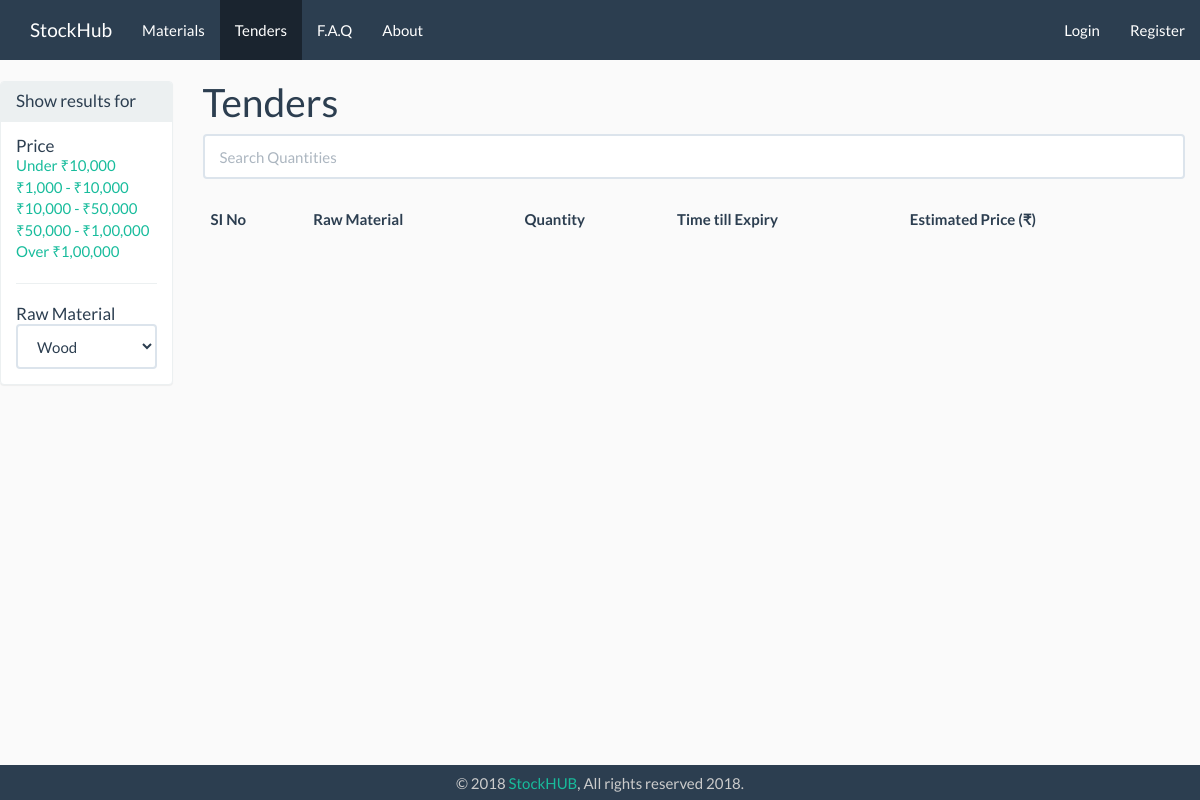
Before: /index.php/tenders with the older database file.
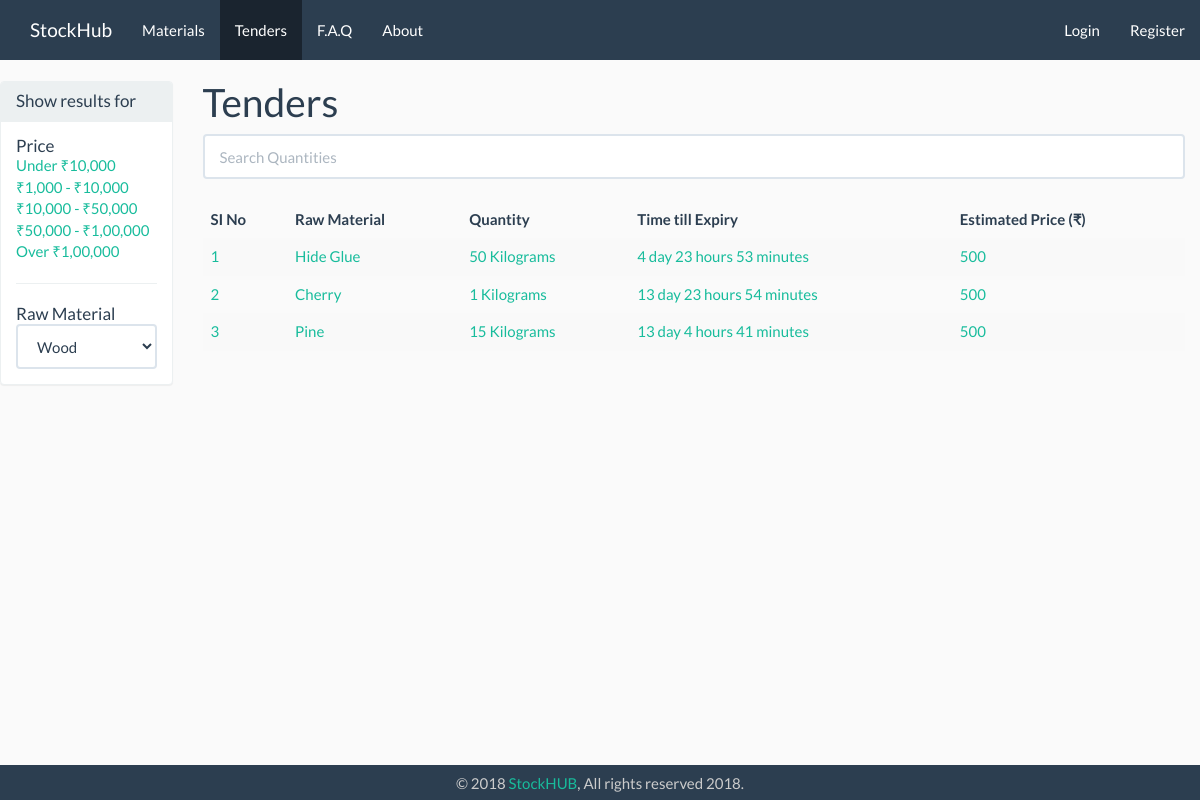
After: the same page with the newer database file.
### tables this page shows
CREATE TABLE `tender` (
  `tender_id` int(11) NOT NULL,
  `m_id` varchar(11) NOT NULL,
  `raw_material_id` int(11) NOT NULL,
  `tender_quantity` int(11) NOT NULL,
  `tender_quantity_unit` varchar(15) NOT NULL,
  `date_of_submission` date NOT NULL,
  `time_submission` time NOT NULL,
  `date_expire` date NOT NULL,
  `time_expire` time NOT NULL,
  `delivery_location` int(11) NOT NULL,
  `estimated_price` int(9) NOT NULL,
  `extra_info` text,
  `tender_status` set('active','ongoing','completed','expired','cancelled') NOT NULL
);

CREATE TABLE `raw_material` (
  `raw_material_id` int(11) NOT NULL,
  `rm_name` varchar(255) NOT NULL,
  `material_subcat_id` int(255) NOT NULL,
  `rm_slug` varchar(255) NOT NULL,
  `rm_pic` varchar(255) NOT NULL,
  `rm_desc` text NOT NULL,
  `rm_adv` text NOT NULL,
  `rm_disadv` text NOT NULL,
  `rm_created_at` timestamp NOT NULL DEFAULT CURRENT_TIMESTAMP ON UPDATE CURRENT_TIMESTAMP
);

### application/controllers/Tenders.php (called while the page is built, shortened)
<?php
	class Tenders extends CI_Controller{
		public function index(){
            $data['title'] = 'Tenders';
            $data['tenders'] = $this->tender_model->get_tenders();
            $this->load->view('templates/header', $data);
            $this->load->view('tenders/index', $data);
            $this->load->view('templates/footer');
        }
	}

### index.php (called while the page is built, shortened)
<?php
require_once BASEPATH.'core/CodeIgniter.php';

### application/helpers/utility_helper.php (called while the page is built)
<?php if ( ! defined('BASEPATH')) exit('No direct script access allowed');
if ( ! function_exists('asset_url()'))
{
  function asset_url()
  {
     return base_url().'assets/';
  }
}

### application/models/Tender_model.php (called while the page is built, shortened)
<?php
	class  Tender_model extends CI_Model{
        public function get_tenders($id = FALSE){
			$this->db->join('raw_material','raw_material.raw_material_id = tender.raw_material_id');
			if($id === FALSE){
				$query = $this->db->get('tender');
				return $query->result_array();
			}
			$this->db->join('manufacturers','manufacturers.m_id = tender.m_id');
			$this->db->join('material_subcat','material_subcat.subcat_id = raw_material.material_subcat_id');
			$query = $this->db->get_where('tender', array('tender_id' => $id));
			return $query->row_array();
		}
	}

### application/views/tenders/index.php (the view, shortened to what this page needs)
<div class="row">
    <div class="col-md-2">
        <div class="panel panel-default">
            <div class="panel-heading">
                <h3 class="panel-title">Show results for</h3>
            </div>
            <div class="panel-body">
                    <h3 class="panel-title">Price</h3>
                        <li class="list-unstyled"><a href="#">Under ₹10,000</a></li>
                        <li class="list-unstyled"><a href="#">₹1,000 - ₹10,000</a></li>
                        <li class="list-unstyled"><a href="#">₹10,000 - ₹50,000</a></li>
                        <li class="list-unstyled"><a href="#">₹50,000 - ₹1,00,000</a></li>
                        <li class="list-unstyled"><a href="#">Over ₹1,00,000</a></li>
                    <hr>
                    <h3 class="panel-title">Raw Material</h3>
                        <select class="form-control" id="sel1" name="tender_quantity_unit">
                            <option value="wood">Wood</option>
                        </select>
        </div>
        </div>
    </div>
    <div class="col-md-10">
        <h1><?= $title ?></h1>
        <input class="form-control" id="tenderSearchInput" type="text" placeholder="Search" >
        <br>
        <table class="table table-striped table-hover " id="tenderSearchTable">
            <thead>
                <tr>
                    <th>SI No</th>
                    <th onclick="sortTable(0)" >Raw Material</th>
                    <th onclick="sortTable(1)" >Quantity</th>
                    <th onclick="sortTable(2)" >Time till Expiry</th>
                    <th onclick="sortTable(3)" >Estimated Price (₹)</th>
                </tr>
            </thead>
            <tbody id="tenderSearchTableBody">
                <?php $i = 1; ?>
                <?php foreach($tenders as $tender): ?>
                <?php if($tender['tender_status'] === 'active' || $tender['tender_status'] === 'ongoing' ): ?>
                        <tr>
                            <td> <a href="<?php echo base_url(); ?>tenders/view/<?php echo($tender['tender_id']); ?>"></a> <?php echo($i++);?></td>
                            <td><?php echo ($tender['rm_name']);?></td>
                            <td><?php echo ($tender['tender_quantity']." ".$tender['tender_quantity_unit']);?> </td>
                            <td id="tenderSearchTableTD">
                            <?php
                                $expdate = $tender['date_expire'];
                                $exptime = $tender['time_expire'];
                                $exp = date('Y-m-d H:i:s', strtotime("$expdate $exptime "));
                                $datetime1 = new DateTime();
                                $datetime2 = new DateTime($exp);
                                if ( $datetime1 >  $datetime2){
                                    echo("Expired");
                                }
                                else{
                                    $interval = $datetime1->diff($datetime2);
                                    echo $interval->format('%d day %h hours %i minutes');
                                }
                            ?>
                            </td>
                            <td><?php echo ($tender['estimated_price']);?></td>
                        </tr>
                <?php endif; ?>
                <?php endforeach; ?>
            </tbody>
        </table>
    </div>
</div>

### application/views/templates/header.php (shortened to what this page needs)
<!DOCTYPE html>
<html>
<head>
    <link rel="stylesheet" type="text/css"  href="<?php echo asset_url();?>css/bootstrap.min.css" />
    <link rel="stylesheet" type="text/css"  href="<?php echo asset_url();?>css/style.css" />
    <link rel="stylesheet" type="text/css"  href="<?php echo asset_url();?>css/animate.min.css" />
    <link rel="stylesheet" type="text/css"  href="<?php echo asset_url();?>css/awesomplete.css" />
    <link rel="stylesheet" type="text/css"  href="<?php echo asset_url();?>css/fontawesome-all.min.css" />
</head>
<body>
    <nav class="navbar-fixed-top navbar-default">
        <div class="container-fluid">
            <div class="navbar-header">
            <?php if($title!="Home") :?>
                <a class="navbar-brand" href="<?php echo base_url(); ?>">StockHub</a>
            <?php endif;?>
            </div>
            <div class="collapse navbar-collapse" id="bs-example-navbar-collapse-1">
            <ul class="nav navbar-nav">
                <li class="<?php if ($title=="Materials") {echo "active"; } else  {echo "noactive";} ?>"> <a href="<?php echo base_url(); ?>materials">Materials</a></li>
                <li class="<?php if ($title=="Tenders") {echo "active"; } else  {echo "noactive";} ?>"> <a href="<?php echo base_url(); ?>tenders">Tenders</a></li>
                <li class="<?php if ($title=="Faq") {echo "active"; } else  {echo "noactive";} ?>"> <a href="<?php echo base_url(); ?>faq">F.A.Q</a></li>
                <li class="<?php if ($title=="About") {echo "active"; } else  {echo "noactive";} ?>"> <a href="<?php echo base_url(); ?>about">About</a></li>
            </ul>
            <ul class="nav navbar-nav navbar-right">
                <?php if(!$this->session->userdata('logged_in')) : ?>
                    <li class="<?php if ($title=="Login") {echo "active"; } else  {echo "noactive";} ?>"> <a href="<?php echo base_url(); ?>users/login">Login</a></li>
                    <li class="<?php if ($title=="Sign Up") {echo "active"; } else  {echo "noactive";} ?>"> <a href="<?php echo base_url(); ?>users/register">Register</a></li>
                <?php endif; ?>
            </ul>
            </div>
        </div>
    </nav>

### application/views/templates/footer.php (shortened to what this page needs)
    <footer class="navbar-default navbar-fixed-bottom hidden-xs">
        <div class="container-fluid">
            <p>© 2018<a style="color:#fffff; text-decoration:none;" href="<?php echo base_url(); ?>about"> StockHUB</a>, All rights reserved 2018.</p>
        </div>
    </footer>
</body>
</html>

### assets/css/style.css (style rules this page uses)
body { background: #FAFAFA; padding-bottom: 33px; padding-top: 60px; }
.row { margin-right: 0px; }
ul { list-style-type: none; padding: 0; }
footer { background-color: #757575; height: 35px; text-align: center; color: #CCC; }
footer p { padding: 10.5px; margin: 0px; line-height: 100%; }

Changed rows visible on the page:
added tender: raw_material.rm_name "Hide Glue", tender_quantity "50", tender_quantity_unit "Kilograms", $interval->format('%d day %h hours %i minutes') "4 day 23 hours 53 minutes", estimated_price "500"
added tender: raw_material.rm_name "Cherry", tender_quantity "1", tender_quantity_unit "Kilograms", $interval->format('%d day %h hours %i minutes') "13 day 23 hours 54 minutes", estimated_price "500"
added tender: raw_material.rm_name "Pine", tender_quantity "15", tender_quantity_unit "Kilograms", $interval->format('%d day %h hours %i minutes') "13 day 4 hours 41 minutes", estimated_price "500"
